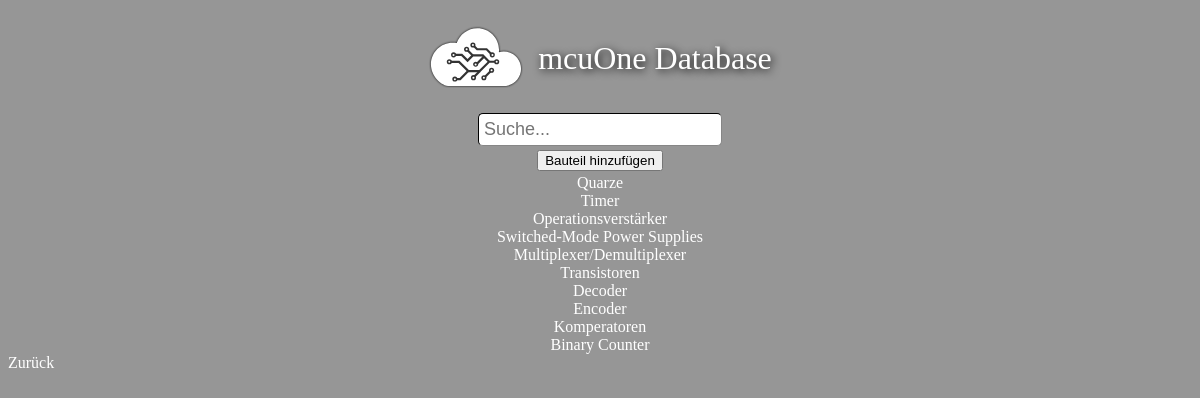
The page / on the database its author committed.
### tables this page shows
CREATE TABLE `categories` (
	`id`	INTEGER PRIMARY KEY AUTOINCREMENT,
	`name`	TEXT,
	`description`	TEXT,
	`image`	INTEGER
);

### index.php (the view, shortened to what this page needs)
<?php
include("db.php");
?>
<html>
<head>
	<link rel="stylesheet" href="style.css">
</head>
<body>
<table align="center">
	<tr>
		<td><img alt="self-Logo" src="images/logo.svg" style="padding-right: 10px;"></td>
		<td><p style="font-size: 32px; text-shadow: 2px 2px 8px black">mcuOne Database</p></td>
	</tr>
</table>
<table align="center">
	<tr>
		<td><input type="text" name=""  onkeyup="showHint(this.value)" id="search_box" placeholder="Suche..."></td>
	</tr>
	<tr>
		<td align="center"><a href="new_component.php"><button>Bauteil hinzufügen</button></a></td>
	</tr>
</table>
<center>
	<span id="categories">
		<?php
		$query = $db->query("SELECT * FROM categories");
		while ($row = $query->fetchArray())
		    echo '<span id="js_link" onclick="js_link('.$row['id'].')">'.$row['name'].'</span><br>';
		?>
</span>
</center>
<span id="js_link" onclick="start()">Zurück</span>
</body>
</html>

### style.css (style rules this page uses)
html { background-color: rgb(150,150,150); color: white; }
body { color: white; font-family: "Consolas", Times, serif; }
#search_box { border: 1; border-color: rgb(50,50,50); border-width: 1; border-radius: 5px; font-size: 18px; padding: 5px; }

### rows shown on the page
categories: name "Quarze"
categories: name "Timer"
categories: name "Operationsverstärker"
categories: name "Switched-Mode Power Supplies"
categories: name "Multiplexer/Demultiplexer"
categories: name "Transistoren"
categories: name "Decoder"
categories: name "Encoder"
categories: name "Komperatoren"
categories: name "Binary Counter"
